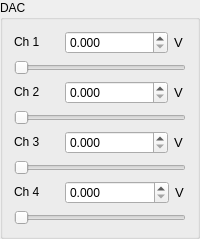
    <widget class="QGroupBox" name="groupBox_2">
     <property name="sizePolicy">
      <sizepolicy hsizetype="Preferred" vsizetype="Fixed">
       <horstretch>0</horstretch>
       <verstretch>0</verstretch>
      </sizepolicy>
     </property>
     <property name="minimumSize">
      <size>
       <width>0</width>
       <height>0</height>
      </size>
     </property>
     <property name="maximumSize">
      <size>
       <width>16777215</width>
       <height>16777215</height>
      </size>
     </property>
     <property name="title">
      <string>DAC</string>
     </property>
     <layout class="QGridLayout" name="gridLayout_10">
      <item row="0" column="0">
       <layout class="QGridLayout" name="gridLayout_2">
        <item row="0" column="0">
         <widget class="QLabel" name="label_9">
          <property name="sizePolicy">
           <sizepolicy hsizetype="Preferred" vsizetype="Fixed">
            <horstretch>0</horstretch>
            <verstretch>0</verstretch>
           </sizepolicy>
          </property>
          <property name="minimumSize">
           <size>
            <width>0</width>
            <height>0</height>
           </size>
          </property>
          <property name="maximumSize">
           <size>
            <width>45</width>
            <height>16777215</height>
           </size>
          </property>
          <property name="font">
           <font>
            <pointsize>9</pointsize>
           </font>
          </property>
          <property name="text">
           <string>Ch 1</string>
          </property>
         </widget>
        </item>
        <item row="1" column="0" colspan="3">
         <widget class="QSlider" name="dacSlider1">
          <property name="maximum">
           <number>3300</number>
          </property>
          <property name="singleStep">
           <number>5</number>
          </property>
          <property name="orientation">
           <enum>Qt::Horizontal</enum>
          </property>
         </widget>
        </item>
        <item row="0" column="2">
         <widget class="QLabel" name="label_10">
          <property name="sizePolicy">
           <sizepolicy hsizetype="Preferred" vsizetype="Fixed">
            <horstretch>0</horstretch>
            <verstretch>0</verstretch>
           </sizepolicy>
          </property>
          <property name="maximumSize">
           <size>
            <width>12</width>
            <height>16777215</height>
           </size>
          </property>
          <property name="font">
           <font>
            <pointsize>10</pointsize>
           </font>
          </property>
          <property name="text">
           <string>V</string>
          </property>
         </widget>
        </item>
        <item row="0" column="1">
         <widget class="QDoubleSpinBox" name="dacSpinBox1">
          <property name="sizePolicy">
           <sizepolicy hsizetype="Minimum" vsizetype="Minimum">
            <horstretch>0</horstretch>
            <verstretch>0</verstretch>
           </sizepolicy>
          </property>
          <property name="font">
           <font>
            <pointsize>9</pointsize>
           </font>
          </property>
          <property name="showGroupSeparator" stdset="0">
           <bool>false</bool>
          </property>
          <property name="suffix">
           <string/>
          </property>
          <property name="decimals">
           <number>3</number>
          </property>
          <property name="maximum">
           <double>3.300000000000000</double>
          </property>
          <property name="singleStep">
           <double>0.005000000000000</double>
          </property>
         </widget>
        </item>
       </layout>
      </item>
      <item row="1" column="0">
       <layout class="QGridLayout" name="gridLayout_8">
        <item row="0" column="2">
         <widget class="QLabel" name="label_12">
          <property name="sizePolicy">
           <sizepolicy hsizetype="Preferred" vsizetype="Fixed">
            <horstretch>0</horstretch>
            <verstretch>0</verstretch>
           </sizepolicy>
          </property>
          <property name="maximumSize">
           <size>
            <width>12</width>
            <height>16777215</height>
           </size>
          </property>
          <property name="font">
           <font>
            <pointsize>10</pointsize>
           </font>
          </property>
          <property name="text">
           <string>V</string>
          </property>
         </widget>
        </item>
        <item row="0" column="1">
         <widget class="QDoubleSpinBox" name="dacSpinBox2">
          <property name="sizePolicy">
           <sizepolicy hsizetype="Minimum" vsizetype="Minimum">
            <horstretch>0</horstretch>
            <verstretch>0</verstretch>
           </sizepolicy>
          </property>
          <property name="font">
           <font>
            <pointsize>9</pointsize>
           </font>
          </property>
          <property name="decimals">
           <number>3</number>
          </property>
          <property name="maximum">
           <double>3.300000000000000</double>
          </property>
          <property name="singleStep">
           <double>0.005000000000000</double>
          </property>
         </widget>
        </item>
        <item row="0" column="0">
         <widget class="QLabel" name="label_11">
          <property name="sizePolicy">
           <sizepolicy hsizetype="Preferred" vsizetype="Fixed">
            <horstretch>0</horstretch>
            <verstretch>0</verstretch>
           </sizepolicy>
          </property>
          <property name="minimumSize">
           <size>
            <width>0</width>
            <height>0</height>
           </size>
          </property>
          <property name="maximumSize">
           <size>
            <width>45</width>
            <height>16777215</height>
           </size>
          </property>
          <property name="font">
           <font>
            <pointsize>9</pointsize>
           </font>
          </property>
          <property name="text">
           <string>Ch 2</string>
          </property>
         </widget>
        </item>
        <item row="1" column="0" colspan="3">
         <widget class="QSlider" name="dacSlider2">
          <property name="maximum">
           <number>3300</number>
          </property>
          <property name="singleStep">
           <number>5</number>
          </property>
          <property name="orientation">
           <enum>Qt::Horizontal</enum>
          </property>
         </widget>
        </item>
       </layout>
      </item>
      <item row="2" column="0">
       <layout class="QGridLayout" name="gridLayout_7">
        <item row="0" column="1">
         <widget class="QDoubleSpinBox" name="dacSpinBox3">
          <property name="sizePolicy">
           <sizepolicy hsizetype="Minimum" vsizetype="Minimum">
            <horstretch>0</horstretch>
            <verstretch>0</verstretch>
           </sizepolicy>
          </property>
          <property name="font">
           <font>
            <pointsize>9</pointsize>
           </font>
          </property>
          <property name="decimals">
           <number>3</number>
          </property>
          <property name="maximum">
           <double>3.300000000000000</double>
          </property>
          <property name="singleStep">
           <double>0.005000000000000</double>
          </property>
         </widget>
        </item>
        <item row="0" column="2">
         <widget class="QLabel" name="label_14">
          <property name="sizePolicy">
           <sizepolicy hsizetype="Preferred" vsizetype="Fixed">
            <horstretch>0</horstretch>
            <verstretch>0</verstretch>
           </sizepolicy>
          </property>
          <property name="maximumSize">
           <size>
            <width>12</width>
            <height>16777215</height>
           </size>
          </property>
          <property name="font">
           <font>
            <pointsize>10</pointsize>
           </font>
          </property>
          <property name="text">
           <string>V</string>
          </property>
         </widget>
        </item>
        <item row="0" column="0">
         <widget class="QLabel" name="label_13">
          <property name="sizePolicy">
           <sizepolicy hsizetype="Preferred" vsizetype="Fixed">
            <horstretch>0</horstretch>
            <verstretch>0</verstretch>
           </sizepolicy>
          </property>
          <property name="minimumSize">
           <size>
            <width>0</width>
            <height>0</height>
           </size>
          </property>
          <property name="maximumSize">
           <size>
            <width>45</width>
            <height>16777215</height>
           </size>
          </property>
          <property name="font">
           <font>
            <pointsize>9</pointsize>
           </font>
          </property>
          <property name="text">
           <string>Ch 3</string>
          </property>
         </widget>
        </item>
        <item row="1" column="0" colspan="3">
         <widget class="QSlider" name="dacSlider3">
          <property name="maximum">
           <number>3300</number>
          </property>
          <property name="singleStep">
           <number>5</number>
          </property>
          <property name="orientation">
           <enum>Qt::Horizontal</enum>
          </property>
         </widget>
        </item>
       </layout>
      </item>
      <item row="3" column="0">
       <layout class="QGridLayout" name="gridLayout_9">
        <item row="0" column="1">
         <widget class="QDoubleSpinBox" name="dacSpinBox4">
          <property name="sizePolicy">
           <sizepolicy hsizetype="Minimum" vsizetype="Minimum">
            <horstretch>0</horstretch>
            <verstretch>0</verstretch>
           </sizepolicy>
          </property>
          <property name="font">
           <font>
            <pointsize>9</pointsize>
           </font>
          </property>
          <property name="decimals">
           <number>3</number>
          </property>
          <property name="maximum">
           <double>3.300000000000000</double>
          </property>
          <property name="singleStep">
           <double>0.005000000000000</double>
          </property>
         </widget>
        </item>
        <item row="0" column="2">
         <widget class="QLabel" name="label_16">
          <property name="sizePolicy">
           <sizepolicy hsizetype="Preferred" vsizetype="Fixed">
            <horstretch>0</horstretch>
            <verstretch>0</verstretch>
           </sizepolicy>
          </property>
          <property name="maximumSize">
           <size>
            <width>11</width>
            <height>16777215</height>
           </size>
          </property>
          <property name="font">
           <font>
            <pointsize>10</pointsize>
           </font>
          </property>
          <property name="text">
           <string>V</string>
          </property>
         </widget>
        </item>
        <item row="0" column="0">
         <widget class="QLabel" name="label_15">
          <property name="sizePolicy">
           <sizepolicy hsizetype="Preferred" vsizetype="Fixed">
            <horstretch>0</horstretch>
            <verstretch>0</verstretch>
           </sizepolicy>
          </property>
          <property name="minimumSize">
           <size>
            <width>0</width>
            <height>0</height>
           </size>
          </property>
          <property name="maximumSize">
           <size>
            <width>45</width>
            <height>16777215</height>
           </size>
          </property>
          <property name="font">
           <font>
            <pointsize>9</pointsize>
           </font>
          </property>
          <property name="text">
           <string>Ch 4</string>
          </property>
         </widget>
        </item>
        <item row="1" column="0" colspan="3">
         <widget class="QSlider" name="dacSlider4">
          <property name="maximum">
           <number>3300</number>
          </property>
          <property name="singleStep">
           <number>5</number>
          </property>
          <property name="orientation">
           <enum>Qt::Horizontal</enum>
          </property>
         </widget>
        </item>
       </layout>
      </item>
     </layout>
    </widget>
